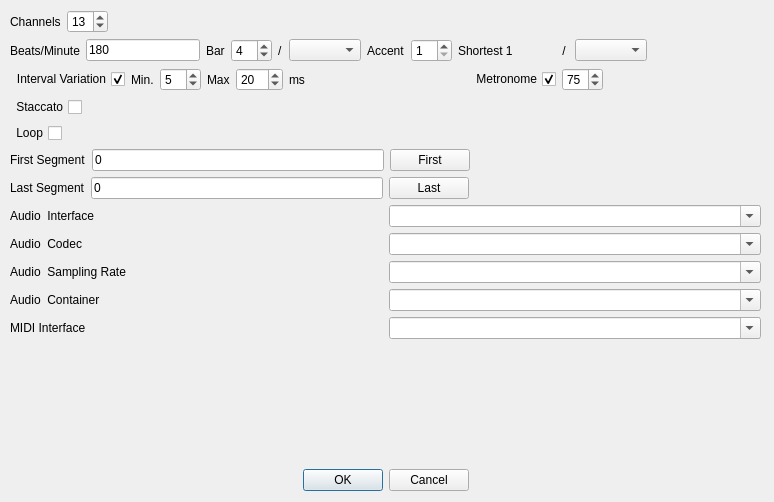
<?xml version="1.0" encoding="UTF-8"?>
<ui version="4.0">
 <class>CSettingsDialog</class>
 <widget class="QDialog" name="CSettingsDialog">
  <property name="geometry">
   <rect>
    <x>0</x>
    <y>0</y>
    <width>774</width>
    <height>502</height>
   </rect>
  </property>
  <property name="windowTitle">
   <string>Dialog</string>
  </property>
  <widget class="QWidget" name="layoutWidget">
   <property name="geometry">
    <rect>
     <x>10</x>
     <y>10</y>
     <width>751</width>
     <height>481</height>
    </rect>
   </property>
   <layout class="QVBoxLayout" name="verticalLayout_2">
    <item>
     <layout class="QVBoxLayout" name="verticalLayout">
      <item>
       <layout class="QHBoxLayout" name="horizontalLayout_2">
        <item>
         <widget class="QLabel" name="label_5">
          <property name="minimumSize">
           <size>
            <width>0</width>
            <height>0</height>
           </size>
          </property>
          <property name="maximumSize">
           <size>
            <width>16777215</width>
            <height>16777215</height>
           </size>
          </property>
          <property name="text">
           <string>Channels</string>
          </property>
          <property name="alignment">
           <set>Qt::AlignLeading|Qt::AlignLeft|Qt::AlignVCenter</set>
          </property>
         </widget>
        </item>
        <item>
         <widget class="QSpinBox" name="channels_spinBox">
          <property name="minimumSize">
           <size>
            <width>0</width>
            <height>0</height>
           </size>
          </property>
          <property name="toolTip">
           <string>Number of Channels per Segment</string>
          </property>
          <property name="minimum">
           <number>1</number>
          </property>
          <property name="maximum">
           <number>72</number>
          </property>
          <property name="value">
           <number>13</number>
          </property>
         </widget>
        </item>
        <item>
         <spacer name="horizontalSpacer_2">
          <property name="orientation">
           <enum>Qt::Horizontal</enum>
          </property>
          <property name="sizeHint" stdset="0">
           <size>
            <width>40</width>
            <height>20</height>
           </size>
          </property>
         </spacer>
        </item>
       </layout>
      </item>
      <item>
       <layout class="QHBoxLayout" name="horizontalLayout_12">
        <item>
         <widget class="QLabel" name="label_11">
          <property name="minimumSize">
           <size>
            <width>0</width>
            <height>0</height>
           </size>
          </property>
          <property name="maximumSize">
           <size>
            <width>16777215</width>
            <height>16777215</height>
           </size>
          </property>
          <property name="text">
           <string>Beats/Minute</string>
          </property>
          <property name="alignment">
           <set>Qt::AlignLeading|Qt::AlignLeft|Qt::AlignVCenter</set>
          </property>
         </widget>
        </item>
        <item>
         <widget class="QLineEdit" name="BPM_lineEdit">
          <property name="minimumSize">
           <size>
            <width>0</width>
            <height>0</height>
           </size>
          </property>
          <property name="maximumSize">
           <size>
            <width>16777215</width>
            <height>16777215</height>
           </size>
          </property>
          <property name="toolTip">
           <string>Start Segment to Play</string>
          </property>
          <property name="text">
           <string>180</string>
          </property>
          <property name="maxLength">
           <number>4</number>
          </property>
         </widget>
        </item>
        <item>
         <widget class="QLabel" name="label_3">
          <property name="text">
           <string>Bar</string>
          </property>
         </widget>
        </item>
        <item>
         <widget class="QSpinBox" name="Numerator_spinBox">
          <property name="minimum">
           <number>1</number>
          </property>
          <property name="maximum">
           <number>16</number>
          </property>
          <property name="value">
           <number>4</number>
          </property>
         </widget>
        </item>
        <item>
         <widget class="QLabel" name="label_10">
          <property name="text">
           <string>/</string>
          </property>
         </widget>
        </item>
        <item>
         <widget class="QComboBox" name="Denominator_comboBox"/>
        </item>
        <item>
         <widget class="QLabel" name="label_12">
          <property name="text">
           <string>Accent</string>
          </property>
         </widget>
        </item>
        <item>
         <widget class="QSpinBox" name="Accent_spinBox">
          <property name="minimum">
           <number>1</number>
          </property>
          <property name="maximum">
           <number>32</number>
          </property>
         </widget>
        </item>
        <item>
         <widget class="QLabel" name="label_13">
          <property name="minimumSize">
           <size>
            <width>95</width>
            <height>0</height>
           </size>
          </property>
          <property name="text">
           <string>Shortest 1</string>
          </property>
          <property name="textFormat">
           <enum>Qt::PlainText</enum>
          </property>
         </widget>
        </item>
        <item>
         <widget class="QLabel" name="label_14">
          <property name="text">
           <string> / </string>
          </property>
         </widget>
        </item>
        <item>
         <widget class="QComboBox" name="shortestNote_comboBox"/>
        </item>
        <item>
         <spacer name="horizontalSpacer_7">
          <property name="orientation">
           <enum>Qt::Horizontal</enum>
          </property>
          <property name="sizeHint" stdset="0">
           <size>
            <width>40</width>
            <height>20</height>
           </size>
          </property>
         </spacer>
        </item>
       </layout>
      </item>
      <item>
       <layout class="QHBoxLayout" name="horizontalLayout_8">
        <item>
         <widget class="QCheckBox" name="intervalVariation_checkBox">
          <property name="layoutDirection">
           <enum>Qt::RightToLeft</enum>
          </property>
          <property name="text">
           <string>Interval Variation</string>
          </property>
          <property name="checked">
           <bool>true</bool>
          </property>
         </widget>
        </item>
        <item>
         <widget class="QLabel" name="label_15">
          <property name="text">
           <string>Min.</string>
          </property>
         </widget>
        </item>
        <item>
         <widget class="QSpinBox" name="minIntervalVariation_spinBox">
          <property name="maximum">
           <number>10</number>
          </property>
          <property name="value">
           <number>5</number>
          </property>
         </widget>
        </item>
        <item>
         <widget class="QLabel" name="label_16">
          <property name="text">
           <string>Max</string>
          </property>
         </widget>
        </item>
        <item>
         <widget class="QSpinBox" name="maxIntervalVariation_spinBox">
          <property name="minimum">
           <number>10</number>
          </property>
          <property name="maximum">
           <number>100</number>
          </property>
          <property name="value">
           <number>20</number>
          </property>
         </widget>
        </item>
        <item>
         <widget class="QLabel" name="label_17">
          <property name="text">
           <string>ms</string>
          </property>
         </widget>
        </item>
        <item>
         <spacer name="horizontalSpacer_3">
          <property name="orientation">
           <enum>Qt::Horizontal</enum>
          </property>
          <property name="sizeHint" stdset="0">
           <size>
            <width>40</width>
            <height>20</height>
           </size>
          </property>
         </spacer>
        </item>
        <item>
         <widget class="QCheckBox" name="metronome_checkBox">
          <property name="layoutDirection">
           <enum>Qt::RightToLeft</enum>
          </property>
          <property name="text">
           <string>Metronome</string>
          </property>
          <property name="checked">
           <bool>true</bool>
          </property>
         </widget>
        </item>
        <item>
         <widget class="QSpinBox" name="metronom_spinBox">
          <property name="sizePolicy">
           <sizepolicy hsizetype="Minimum" vsizetype="Minimum">
            <horstretch>0</horstretch>
            <verstretch>0</verstretch>
           </sizepolicy>
          </property>
          <property name="minimum">
           <number>35</number>
          </property>
          <property name="maximum">
           <number>81</number>
          </property>
          <property name="value">
           <number>75</number>
          </property>
         </widget>
        </item>
        <item>
         <spacer name="horizontalSpacer">
          <property name="orientation">
           <enum>Qt::Horizontal</enum>
          </property>
          <property name="sizeHint" stdset="0">
           <size>
            <width>40</width>
            <height>20</height>
           </size>
          </property>
         </spacer>
        </item>
       </layout>
      </item>
      <item>
       <layout class="QHBoxLayout" name="horizontalLayout_6">
        <item>
         <widget class="QCheckBox" name="staccato_checkBox">
          <property name="minimumSize">
           <size>
            <width>0</width>
            <height>0</height>
           </size>
          </property>
          <property name="toolTip">
           <string>Active: note off after each note</string>
          </property>
          <property name="layoutDirection">
           <enum>Qt::RightToLeft</enum>
          </property>
          <property name="text">
           <string>Staccato</string>
          </property>
         </widget>
        </item>
        <item>
         <spacer name="horizontalSpacer_5">
          <property name="orientation">
           <enum>Qt::Horizontal</enum>
          </property>
          <property name="sizeHint" stdset="0">
           <size>
            <width>40</width>
            <height>20</height>
           </size>
          </property>
         </spacer>
        </item>
       </layout>
      </item>
      <item>
       <layout class="QHBoxLayout" name="horizontalLayout_7">
        <item>
         <widget class="QCheckBox" name="loop_checkBox">
          <property name="minimumSize">
           <size>
            <width>0</width>
            <height>0</height>
           </size>
          </property>
          <property name="toolTip">
           <string>Loop First to Last Segment</string>
          </property>
          <property name="layoutDirection">
           <enum>Qt::RightToLeft</enum>
          </property>
          <property name="text">
           <string>Loop</string>
          </property>
         </widget>
        </item>
        <item>
         <spacer name="horizontalSpacer_6">
          <property name="orientation">
           <enum>Qt::Horizontal</enum>
          </property>
          <property name="sizeHint" stdset="0">
           <size>
            <width>40</width>
            <height>20</height>
           </size>
          </property>
         </spacer>
        </item>
       </layout>
      </item>
      <item>
       <layout class="QHBoxLayout" name="horizontalLayout_4">
        <item>
         <widget class="QLabel" name="label_8">
          <property name="minimumSize">
           <size>
            <width>0</width>
            <height>0</height>
           </size>
          </property>
          <property name="maximumSize">
           <size>
            <width>16777215</width>
            <height>16777215</height>
           </size>
          </property>
          <property name="text">
           <string>First Segment</string>
          </property>
          <property name="alignment">
           <set>Qt::AlignLeading|Qt::AlignLeft|Qt::AlignVCenter</set>
          </property>
         </widget>
        </item>
        <item>
         <widget class="QLineEdit" name="firstSegment_lineEdit">
          <property name="minimumSize">
           <size>
            <width>0</width>
            <height>0</height>
           </size>
          </property>
          <property name="maximumSize">
           <size>
            <width>16777215</width>
            <height>16777215</height>
           </size>
          </property>
          <property name="toolTip">
           <string>Start Segment to Play</string>
          </property>
          <property name="text">
           <string>0</string>
          </property>
          <property name="maxLength">
           <number>10</number>
          </property>
         </widget>
        </item>
        <item>
         <widget class="QPushButton" name="set_first_segment_Btn">
          <property name="minimumSize">
           <size>
            <width>0</width>
            <height>0</height>
           </size>
          </property>
          <property name="maximumSize">
           <size>
            <width>16777215</width>
            <height>16777215</height>
           </size>
          </property>
          <property name="toolTip">
           <string>Set &quot;Last Segment&quot; to last segment in file</string>
          </property>
          <property name="text">
           <string>First</string>
          </property>
         </widget>
        </item>
        <item>
         <spacer name="horizontalSpacer_4">
          <property name="orientation">
           <enum>Qt::Horizontal</enum>
          </property>
          <property name="sizeHint" stdset="0">
           <size>
            <width>40</width>
            <height>20</height>
           </size>
          </property>
         </spacer>
        </item>
       </layout>
      </item>
      <item>
       <layout class="QHBoxLayout" name="horizontalLayout_5">
        <item>
         <widget class="QLabel" name="label_7">
          <property name="minimumSize">
           <size>
            <width>0</width>
            <height>0</height>
           </size>
          </property>
          <property name="maximumSize">
           <size>
            <width>16777215</width>
            <height>16777215</height>
           </size>
          </property>
          <property name="text">
           <string>Last Segment</string>
          </property>
          <property name="alignment">
           <set>Qt::AlignLeading|Qt::AlignLeft|Qt::AlignVCenter</set>
          </property>
         </widget>
        </item>
        <item>
         <widget class="QLineEdit" name="lastSegment_lineEdit">
          <property name="minimumSize">
           <size>
            <width>0</width>
            <height>0</height>
           </size>
          </property>
          <property name="maximumSize">
           <size>
            <width>16777215</width>
            <height>16777215</height>
           </size>
          </property>
          <property name="toolTip">
           <string>Last Segment to Play</string>
          </property>
          <property name="text">
           <string>0</string>
          </property>
          <property name="maxLength">
           <number>10</number>
          </property>
         </widget>
        </item>
        <item>
         <widget class="QPushButton" name="set_last_segment_Btn">
          <property name="minimumSize">
           <size>
            <width>0</width>
            <height>0</height>
           </size>
          </property>
          <property name="maximumSize">
           <size>
            <width>16777215</width>
            <height>16777215</height>
           </size>
          </property>
          <property name="toolTip">
           <string>Set &quot;Last Segment&quot; to last segment in file</string>
          </property>
          <property name="text">
           <string>Last</string>
          </property>
         </widget>
        </item>
        <item>
         <spacer name="horizontalSpacer_8">
          <property name="orientation">
           <enum>Qt::Horizontal</enum>
          </property>
          <property name="sizeHint" stdset="0">
           <size>
            <width>40</width>
            <height>20</height>
           </size>
          </property>
         </spacer>
        </item>
       </layout>
      </item>
      <item>
       <layout class="QHBoxLayout" name="horizontalLayout_3">
        <item>
         <widget class="QLabel" name="label_2">
          <property name="minimumSize">
           <size>
            <width>0</width>
            <height>0</height>
           </size>
          </property>
          <property name="text">
           <string>Audio  Interface</string>
          </property>
          <property name="alignment">
           <set>Qt::AlignLeading|Qt::AlignLeft|Qt::AlignVCenter</set>
          </property>
         </widget>
        </item>
        <item>
         <widget class="QComboBox" name="audio_Interface_comboBox">
          <property name="minimumSize">
           <size>
            <width>0</width>
            <height>0</height>
           </size>
          </property>
          <property name="editable">
           <bool>true</bool>
          </property>
         </widget>
        </item>
       </layout>
      </item>
      <item>
       <layout class="QHBoxLayout" name="horizontalLayout_9">
        <item>
         <widget class="QLabel" name="label_4">
          <property name="minimumSize">
           <size>
            <width>0</width>
            <height>0</height>
           </size>
          </property>
          <property name="text">
           <string>Audio  Codec</string>
          </property>
          <property name="alignment">
           <set>Qt::AlignLeading|Qt::AlignLeft|Qt::AlignVCenter</set>
          </property>
         </widget>
        </item>
        <item>
         <widget class="QComboBox" name="audio_codec_comboBox">
          <property name="minimumSize">
           <size>
            <width>0</width>
            <height>0</height>
           </size>
          </property>
          <property name="editable">
           <bool>true</bool>
          </property>
         </widget>
        </item>
       </layout>
      </item>
      <item>
       <layout class="QHBoxLayout" name="horizontalLayout_10">
        <item>
         <widget class="QLabel" name="label_6">
          <property name="minimumSize">
           <size>
            <width>0</width>
            <height>0</height>
           </size>
          </property>
          <property name="text">
           <string>Audio  Sampling Rate</string>
          </property>
          <property name="alignment">
           <set>Qt::AlignLeading|Qt::AlignLeft|Qt::AlignVCenter</set>
          </property>
         </widget>
        </item>
        <item>
         <widget class="QComboBox" name="audio_sampling_rate_comboBox">
          <property name="minimumSize">
           <size>
            <width>0</width>
            <height>0</height>
           </size>
          </property>
          <property name="editable">
           <bool>true</bool>
          </property>
         </widget>
        </item>
       </layout>
      </item>
      <item>
       <layout class="QHBoxLayout" name="horizontalLayout_11">
        <item>
         <widget class="QLabel" name="label_9">
          <property name="minimumSize">
           <size>
            <width>0</width>
            <height>0</height>
           </size>
          </property>
          <property name="text">
           <string>Audio  Container</string>
          </property>
          <property name="alignment">
           <set>Qt::AlignLeading|Qt::AlignLeft|Qt::AlignVCenter</set>
          </property>
         </widget>
        </item>
        <item>
         <widget class="QComboBox" name="audio_container_comboBox">
          <property name="minimumSize">
           <size>
            <width>0</width>
            <height>0</height>
           </size>
          </property>
          <property name="editable">
           <bool>true</bool>
          </property>
         </widget>
        </item>
       </layout>
      </item>
      <item>
       <layout class="QHBoxLayout" name="horizontalLayout">
        <item>
         <widget class="QLabel" name="label">
          <property name="minimumSize">
           <size>
            <width>0</width>
            <height>0</height>
           </size>
          </property>
          <property name="text">
           <string>MIDI Interface</string>
          </property>
          <property name="alignment">
           <set>Qt::AlignLeading|Qt::AlignLeft|Qt::AlignVCenter</set>
          </property>
         </widget>
        </item>
        <item>
         <widget class="QComboBox" name="MIDI_Interface_comboBox">
          <property name="minimumSize">
           <size>
            <width>0</width>
            <height>0</height>
           </size>
          </property>
          <property name="editable">
           <bool>true</bool>
          </property>
         </widget>
        </item>
       </layout>
      </item>
     </layout>
    </item>
    <item>
     <spacer name="verticalSpacer">
      <property name="orientation">
       <enum>Qt::Vertical</enum>
      </property>
      <property name="sizeType">
       <enum>QSizePolicy::Expanding</enum>
      </property>
      <property name="sizeHint" stdset="0">
       <size>
        <width>20</width>
        <height>40</height>
       </size>
      </property>
     </spacer>
    </item>
    <item>
     <widget class="QDialogButtonBox" name="buttonBox">
      <property name="orientation">
       <enum>Qt::Horizontal</enum>
      </property>
      <property name="standardButtons">
       <set>QDialogButtonBox::Cancel|QDialogButtonBox::Ok</set>
      </property>
      <property name="centerButtons">
       <bool>true</bool>
      </property>
     </widget>
    </item>
   </layout>
  </widget>
 </widget>
 <resources/>
 <connections>
  <connection>
   <sender>buttonBox</sender>
   <signal>accepted()</signal>
   <receiver>CSettingsDialog</receiver>
   <slot>accept()</slot>
   <hints>
    <hint type="sourcelabel">
     <x>248</x>
     <y>254</y>
    </hint>
    <hint type="destinationlabel">
     <x>157</x>
     <y>274</y>
    </hint>
   </hints>
  </connection>
  <connection>
   <sender>buttonBox</sender>
   <signal>rejected()</signal>
   <receiver>CSettingsDialog</receiver>
   <slot>reject()</slot>
   <hints>
    <hint type="sourcelabel">
     <x>316</x>
     <y>260</y>
    </hint>
    <hint type="destinationlabel">
     <x>286</x>
     <y>274</y>
    </hint>
   </hints>
  </connection>
 </connections>
</ui>
